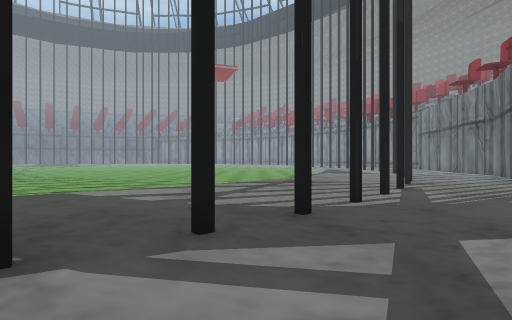
[1] (above)

24 first-person views from a walk through a 3-D level made in the Unity game engine. The camera is 1.5 m above the floor, looks level and sees 80° across. The floor is counted in squares, 2 m on a side. Each view is taken from the middle of a square. On the plan, view 1 faces up. The plan holds only what a view shows up to about 10 squares ahead; the rest is blank. The place goes on beyond the plan. Some surface patterns are stand-ins.

[2]
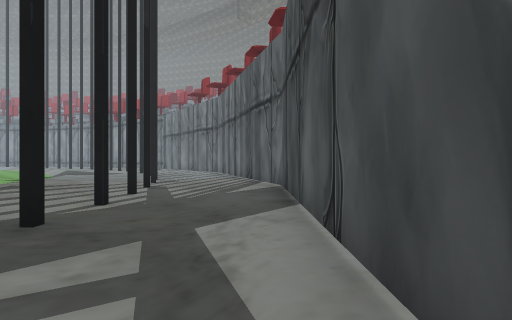

[3]
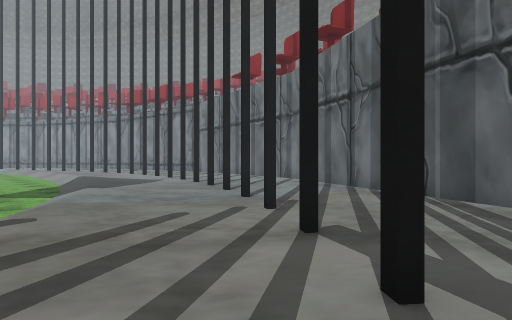

[4]
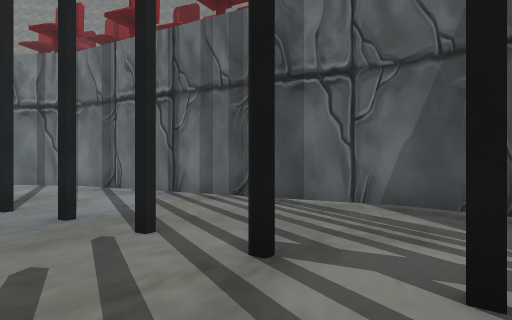

[5]
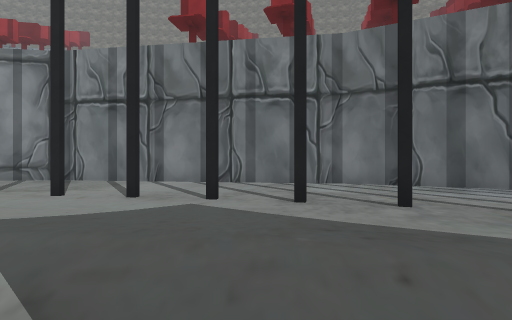

[6]
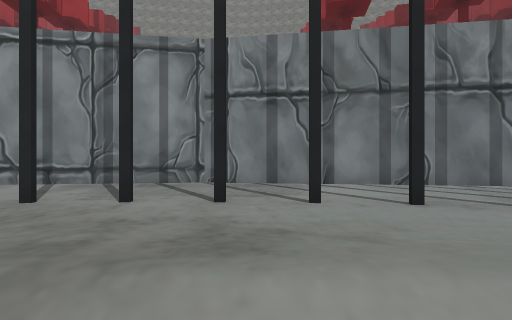

[7]
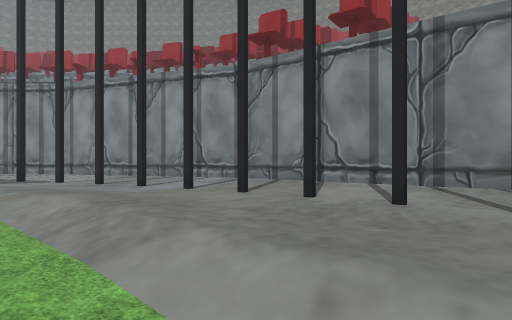

[8]
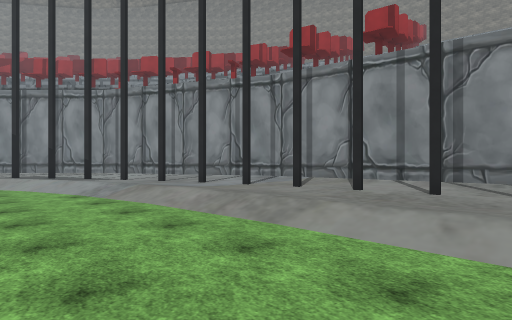

[9]
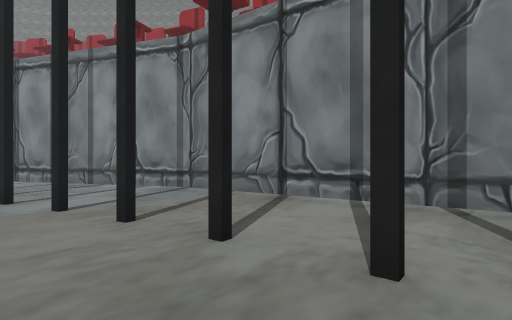

[10]
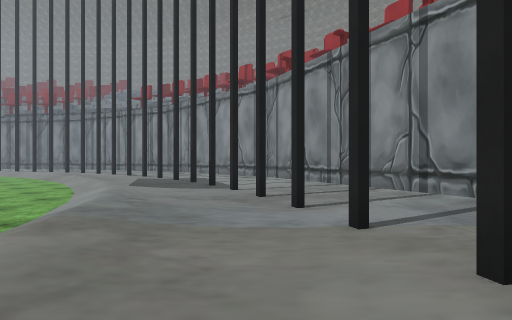

[11]
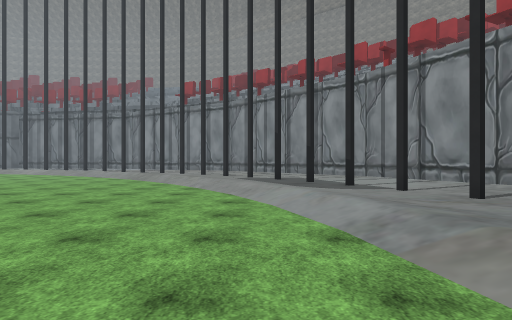

[12]
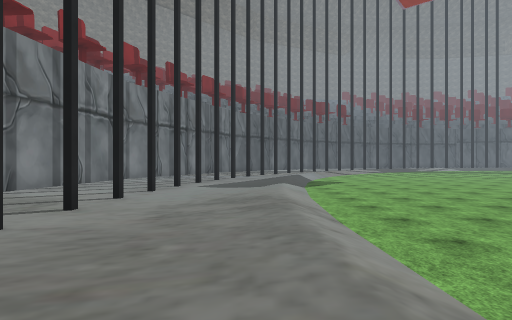

[13]
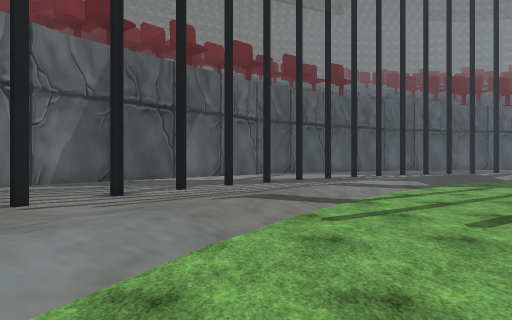

[14]
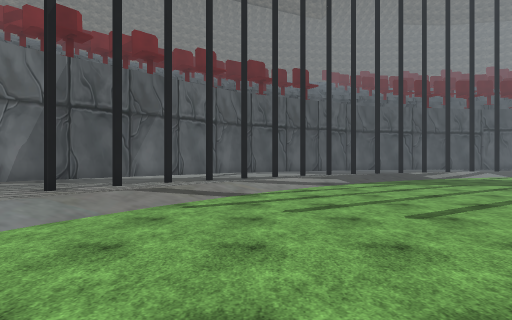

[15]
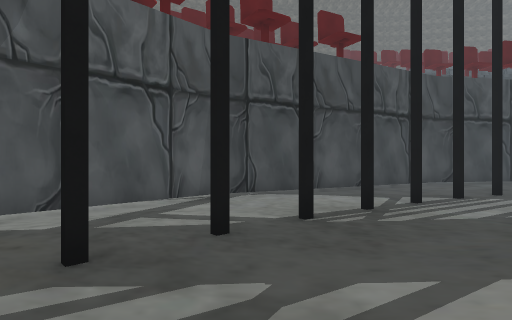

[16]
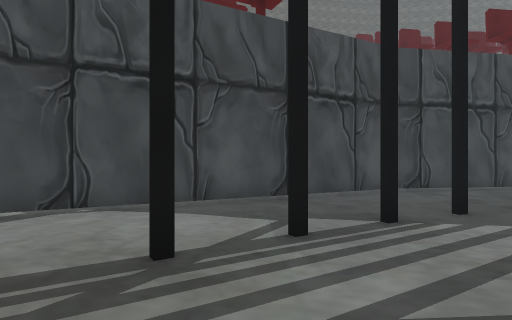

[17]
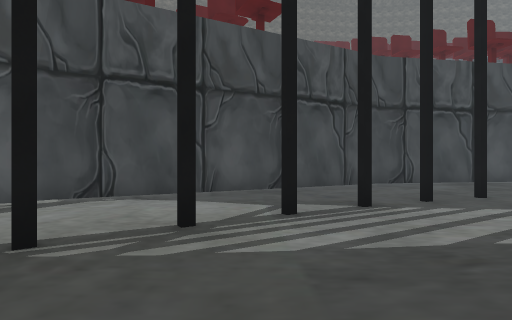

[18]
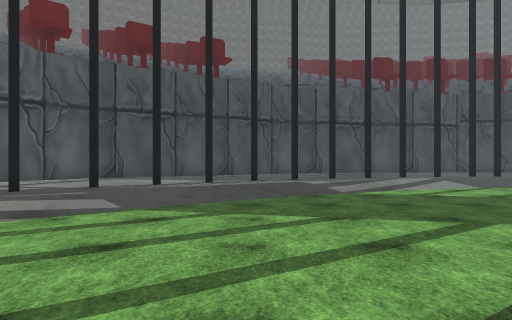

[19]
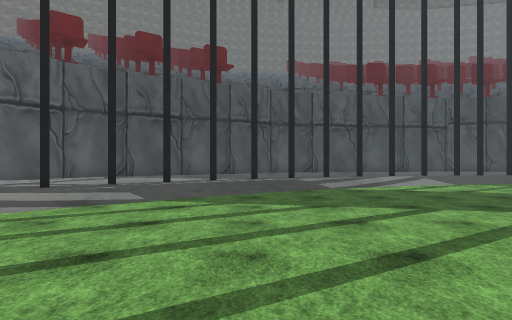

[20]
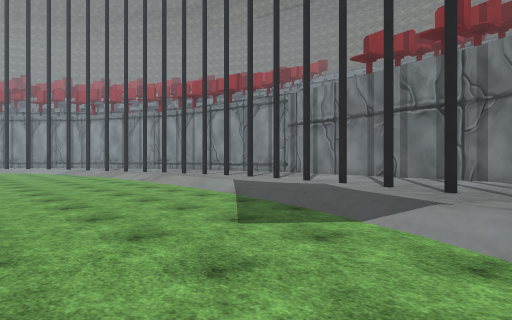

[21]
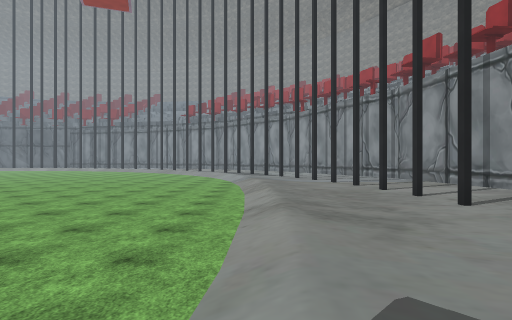

[22]
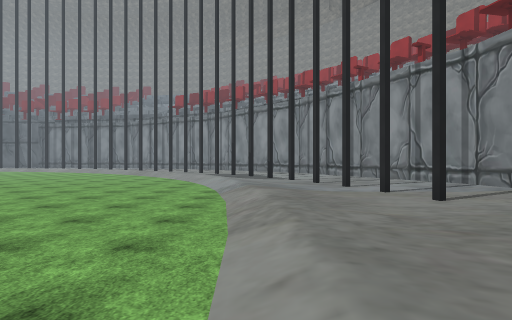

[23]
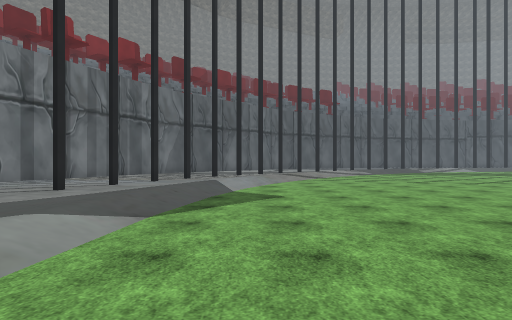

[24]
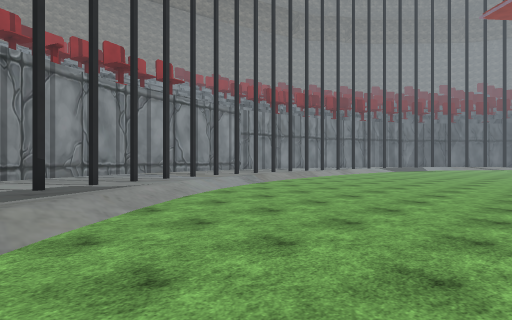

### Floor plan
Key: @ floor where view 1 was taken; # wall or solid block; . main floor; : floor 0.25 m higher than the main floor; + floor 0.5 m higher than the main floor; / step, stairs or slope.
Columns run from 11 left of view 1 to 12 right of it. Each row starts with its distance up from view 1.
 37      ...../// .#...#
 36      ....../:/..#..##
 35       ......//:.....#
 34        ......//.#...##
 33        ....../::.#...##
 32        .......//......#
 31         ......//:.#...#
 30         ....../::.....#
 29         .......//.....#
 28         ......./:..#..##
 27         ......./:......#
 26         ......./:......#
 25         ......./:..#...#
 24         ......./:......#
 23           ...../:......#
 22            ..../:......#
 21            ..../:......#
 20           ...../:..#...#
 19          ....../:......#
 18         ......./:......#
 17         ......./:.....##
 16          ......+/.....#
 15         ....../::.....#
 14        .......//:.....#
 13       ........//.....##
 12      ......../::.#...#
 11      ........//.#...##
 10     ........//:.....#
  9    ......../:/..#..##
  8   ........///..#...#
  7  ........///:.#...##
  6  .......///:......#
  5 ......./:/:..#...##
  4 .....////...#...##
  3 ...//:/:..#....##
  2 ///:/::..#....##
  1    ::...#....##
  0    ..#.#...@##
 -1   ..#.....###
 -2  .#.....###
 -3 ......###
 -4 .....##
 -5 ..####
 -6 ###

Positions as (right, up) in squares from view 1, and headings:
1: (0, 0), facing up
2: (0, 0), facing up-right
3: (1, 6), facing up-right
4: (1, 8), facing right
5: (2, 16), facing right
6: (3, 21), facing right
7: (3, 23), facing up-right
8: (1, 23), facing up-right
9: (6, 24), facing up-right
10: (6, 26), facing up
11: (2, 27), facing up
12: (5, 27), facing down
13: (1, 14), facing down
14: (-1, 15), facing down
15: (-1, 7), facing down
16: (-4, 4), facing down
17: (-4, 5), facing down
18: (-6, 10), facing down
19: (-6, 11), facing down
20: (-1, 12), facing up-right
21: (4, 17), facing up
22: (4, 22), facing up
23: (2, 21), facing down
24: (-4, 37), facing down-right
